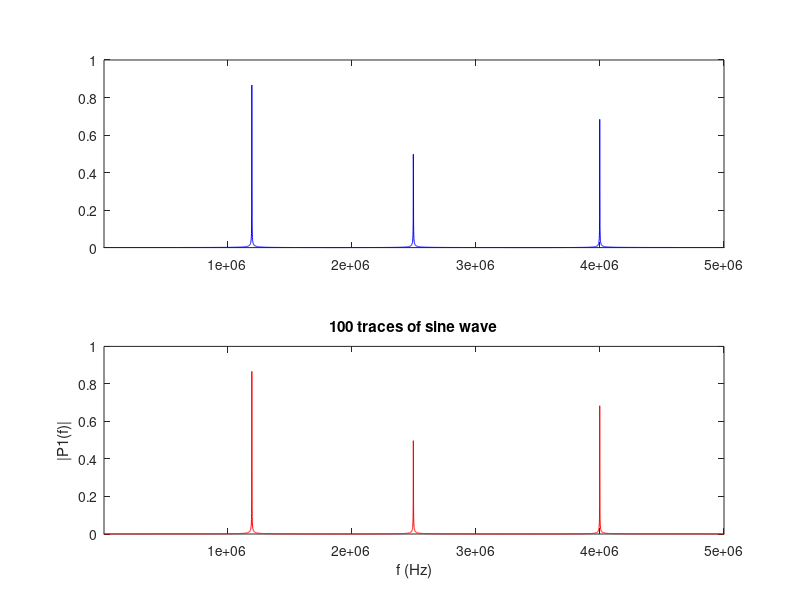

Source code (MATLAB):
% Matlab code for computing Frequency Spectrum of Common Mode and Differential Mode components of Conducted EMI
% Manoj Gulati
% IIIT-D
% DOC: 05-12-2016
% DOM1: NA

clc;
clear all;
close all;

%%
Fs = 15.625*10^6; % Sampling Freq
del_T = 1/Fs; % time interval b/w two time samples
L = 16384; % Length of signal
T = (0:L-1)*del_T; % Total time

% Load EMI Data
% for k=1:100
%     M1(:,:) = load(strcat('BGN1_',num2str(k),'.csv'));
%     % Fetch content for Channel-1
%     y1(:,k)  = M1(:,1);
%     % Fetch content for Channel-2
%     y2(:,k)  = M1(:,2);
%     clear M1; %M1 = [];
% end

%% Simulate a sine wave at three different frequencies
S = 0.7*sin(2*pi*2500000*T)+ (1)*sin(2*pi*1200000*T) + (0.8)*sin(2*pi*4000000*T);

%Make a dummy signal with 100 traces
for i=1:100
    y1(:,i) =  S;
    y2(:,i) =  S;
end
% % Plot Time Domain Signal
% close all;
% plot(T,S,'r');

%% Convert digitised data from ADC in to equivalent analog values
% Adding offset as precribed by redpitaya wiki after measurement data collected using 50 ohm termination. 
% This will be added to compensate for avg. noise captured by AFE of Redpitaya when terminated with matched load.
% Default value is 75 and 28
ch1_offset=0;
ch2_offset=0;

y1  = y1 + ch1_offset;
y2  = y2 + ch2_offset;

% Scaling factor for digital to analog conversion of ADC values.
% Resolution = 2*Vp/2^14 i.e. 2*1.079V/16384 = 0.0001317 
% y1=y1*(1.3171*10^-4);
% y2=y2*(1.3171*10^-4);
% y1=y1*0.000131;
% y2=y2*0.000131;

%% Run FFT Function

for j=1:100
    Y1_FFT(:,j)= fftshift(fft(y1(:,j))); 
    Y2_FFT(:,j)= fftshift(fft(y2(:,j))); 
    
    Y1_ABS(:,j) = 2*abs(Y1_FFT(:,j)/L);
    Y2_ABS(:,j) = 2*abs(Y2_FFT(:,j)/L);
end
% % Take average of computed FFT signal
Y1_AVG = sum(Y1_ABS')/100;
Y2_AVG = sum(Y2_ABS')/100;


%% Plot FFT Data
close all;

% Generate Frequency Vector
% f = Fs*((-L/2):(L/2-1))/L;
f = Fs*(0:(L/2-1))/L;

D1 = Y1_AVG(L/2+1:end);
D2 = Y2_AVG(L/2+1:end);
D1_Log = 10*log10(1000*((D1.^2)/10^6));
D2_Log = 10*log10(1000*((D1.^2)/10^6));

figure;
subplot(2,1,1);
plot(f,D1,'b');
xlim([10*10^3 5*10^6]);
subplot(2,1,2);
plot(f,D2,'r');
xlim([10*10^3 5*10^6]);

title('100 traces of sine wave')
xlabel('f (Hz)')
ylabel('|P1(f)|')
















